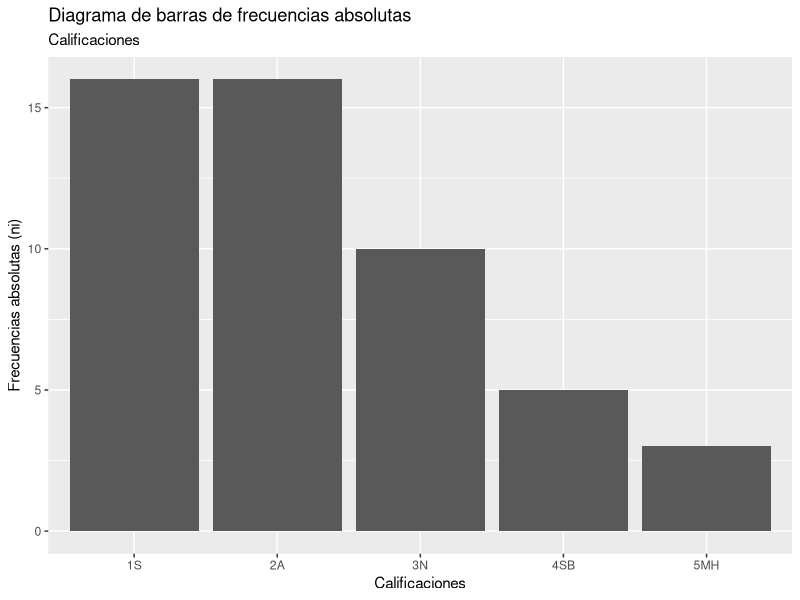
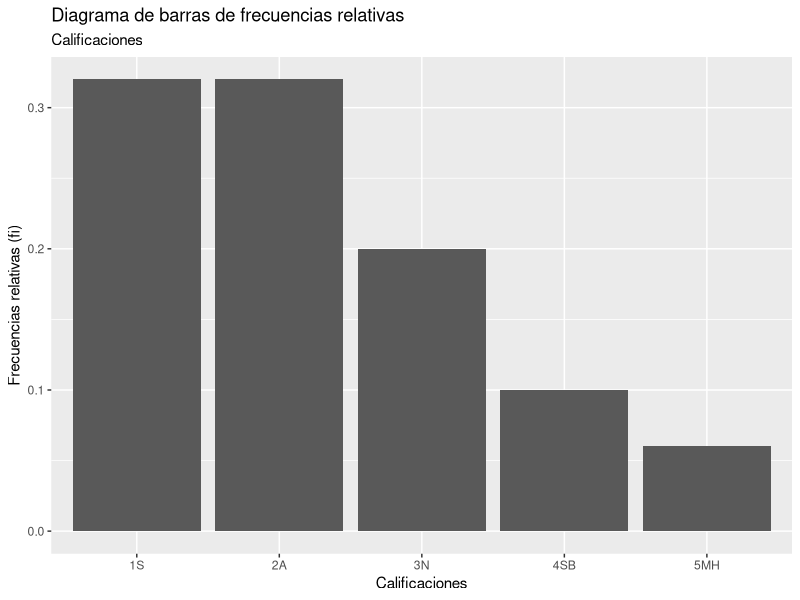
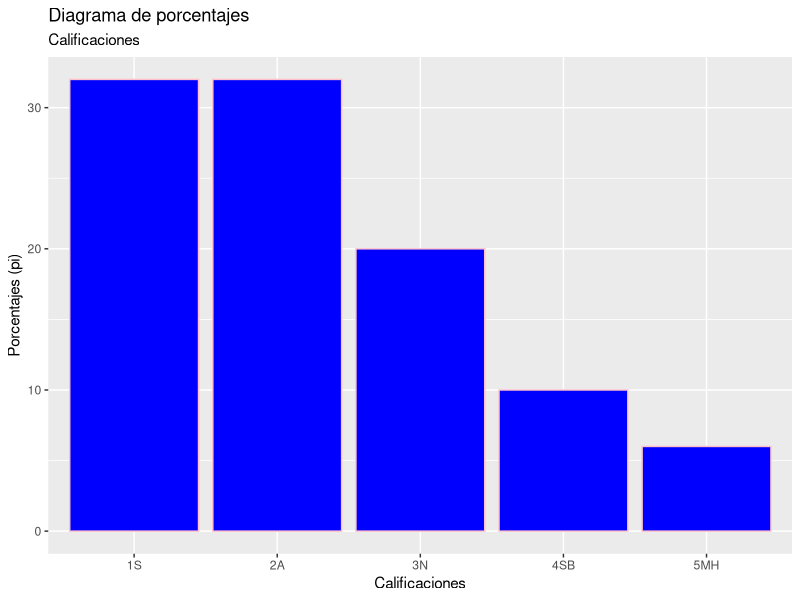
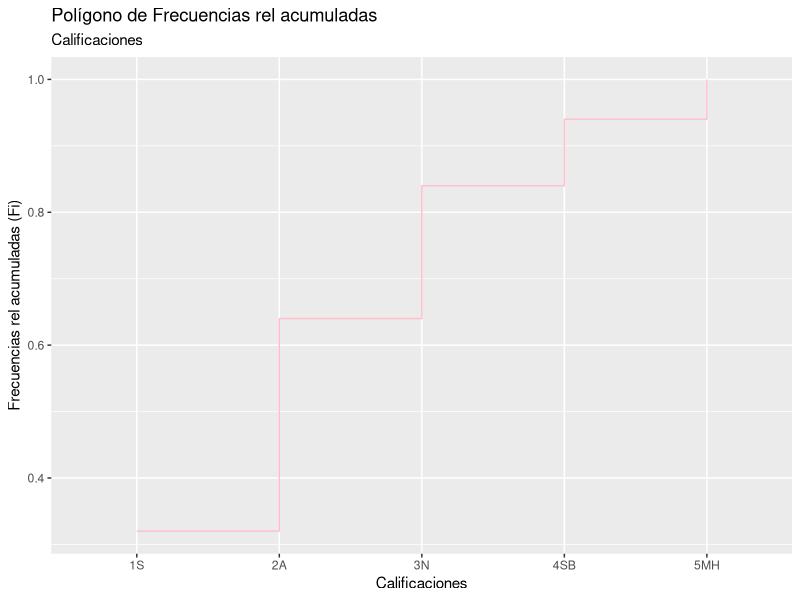
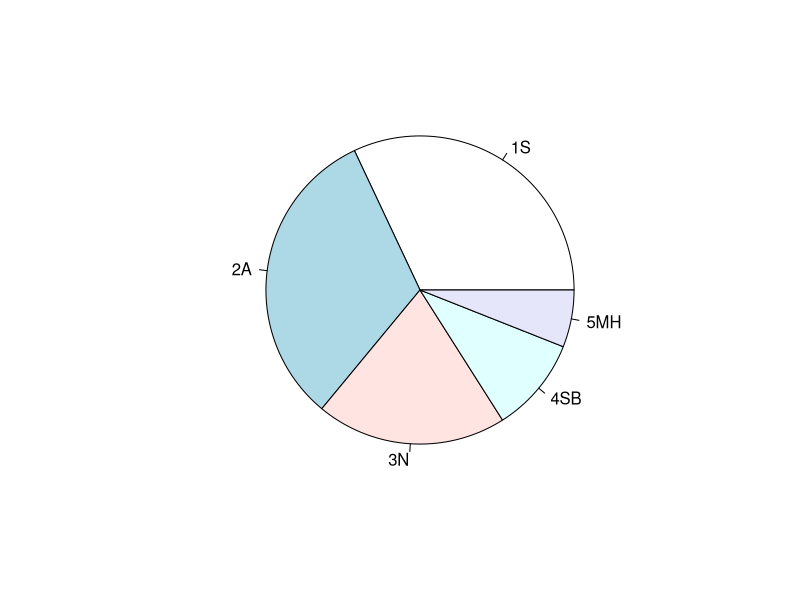
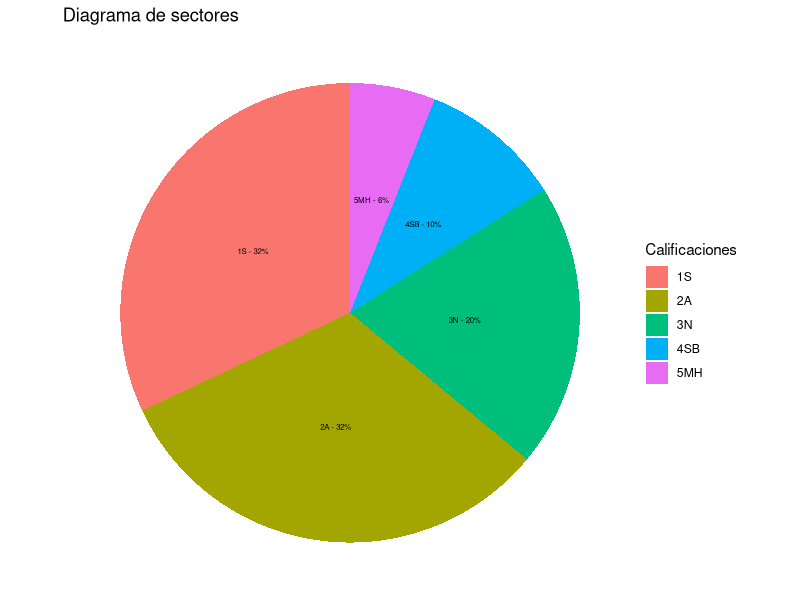

These figures' R source, in order:
## ---- chunk 1
knitr::opts_chunk$set(echo = TRUE, message = FALSE, warning = FALSE)
library(tidyverse)
## ---- chunk 2
set.seed(12345)
m1=sample(c("1S","2A","3N","4SB","5MH"),
          prob=c(0.3,0.35,0.2,0.1,0.05),50,rep=T)
m1
## ---- chunk 3
tablafre=tibble(valores=m1) %>% 
  group_by(valores) %>% 
  summarise(
    ni=n() # Frecuencias absolutas
    ) %>% 
  mutate(
    fi=ni /length(m1), #Frec rel
    pi=fi*100, #Porcentajes
    Ni=cumsum(ni), 
    Fi=cumsum(fi),#Ni/length(m1)
    Pi=cumsum(pi) 
    )
  
tablafre
## ---- chunk 4
tablafre %>% 
  ggplot(aes(x=valores , y = ni)) + 
  geom_col()+ 
  labs(
    title = "Diagrama de barras de frecuencias absolutas",
    subtitle = "Calificaciones",
    y="Frecuencias absolutas (ni)",
    x="Calificaciones"
  )
## ---- chunk 5
tablafre %>% 
  ggplot(aes(x=valores , y = fi)) + 
  geom_col()+ 
  labs(
    title = "Diagrama de barras de frecuencias relativas",
    subtitle = "Calificaciones",
    y="Frecuencias relativas (fi)",
    x="Calificaciones"
  )
## ---- chunk 6
tablafre %>% 
  ggplot(aes(x=valores , y = pi)) + 
  geom_col( color = "pink", fill ="blue")+ 
  labs(
    title = "Diagrama de porcentajes",
    subtitle = "Calificaciones",
    y="Porcentajes (pi)",
    x="Calificaciones"
  )
## ---- chunk 7
tablafre %>% 
  ggplot(aes(x=valores , y = Fi, group=1)) + 
 # geom_col(color="blue") +
 # geom_line(color="pink")+ # Si no pongo group=1 no me hace la representación gráfica. Es para variables continuas
  geom_step(col="pink")+ #Variables discretas
  labs(
    title = "Polígono de Frecuencias rel acumuladas",
    subtitle = "Calificaciones",
    y="Frecuencias rel acumuladas (Fi)",
    x="Calificaciones"
  )
## ---- chunk 8
tablafre$fi
pie(tablafre$ni, labels = tablafre$valores)
## ---- chunk 9
tablafre %>% 
  ggplot(aes(x="",y=pi, fill=factor(valores)))+
  geom_bar(width = 1, stat = "identity")+ 
  coord_polar("y",start = 0)+
  theme_void() +
  geom_text(aes(label=paste0(valores," - ",         round(pi,2), "%")),
   position=position_stack(vjust=0.5), size=2 ) + 
  labs(
    title = "Diagrama de sectores",
    fill= "Calificaciones"
  )
## ---- chunk 10
datos2=read.table(file="Familia.txt",sep=" ")
head(datos2)
## ---- chunk 11
datos2 %>% 
  summarise(
    MediaAltura=mean(Altura),
    MediaPeso = mean(Peso),
    SdAltura=sd(Altura),
    SdPeso=sd(Peso)
  )

## ---- chunk 12
datos2 %>% 
  summarise_each(
   c( sd, mean)
 )
## ---- chunk 13
datos2 %>% 
  summarise_all(
    list(mean,sd)
  )
## ---- chunk 14

## ---- chunk 15

## ---- chunk 16

## ---- chunk 17

